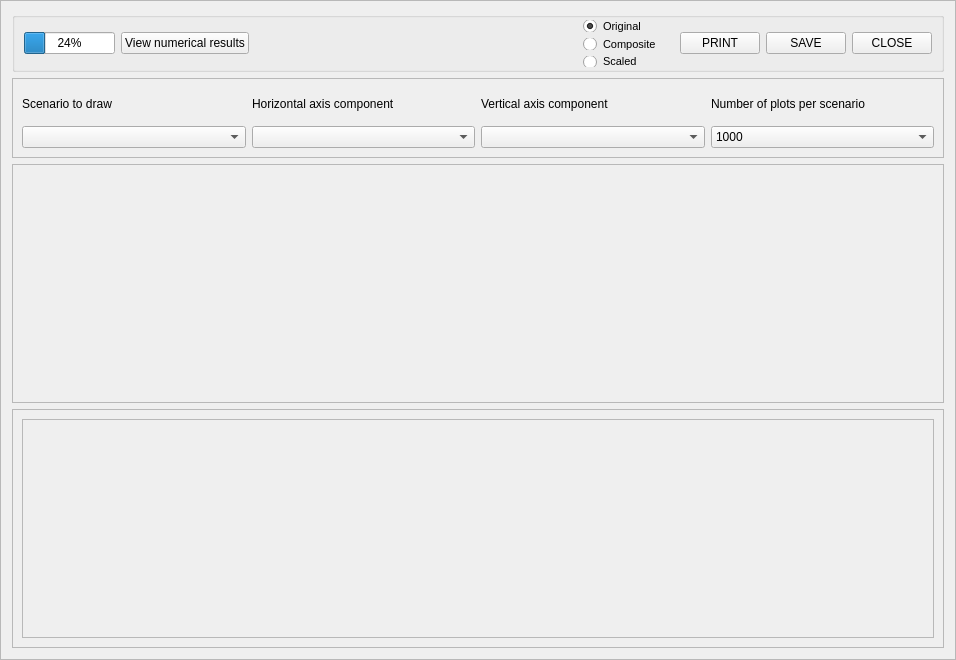
<?xml version="1.0" encoding="UTF-8"?>
<ui version="4.0">
 <class>Frame</class>
 <widget class="QFrame" name="Frame">
  <property name="geometry">
   <rect>
    <x>0</x>
    <y>0</y>
    <width>956</width>
    <height>660</height>
   </rect>
  </property>
  <property name="windowTitle">
   <string>Frame</string>
  </property>
  <property name="frameShape">
   <enum>QFrame::StyledPanel</enum>
  </property>
  <property name="frameShadow">
   <enum>QFrame::Raised</enum>
  </property>
  <layout class="QVBoxLayout" name="verticalLayout">
   <item>
    <widget class="QGroupBox" name="groupBox">
     <property name="sizePolicy">
      <sizepolicy hsizetype="Preferred" vsizetype="Fixed">
       <horstretch>0</horstretch>
       <verstretch>0</verstretch>
      </sizepolicy>
     </property>
     <property name="minimumSize">
      <size>
       <width>0</width>
       <height>60</height>
      </size>
     </property>
     <property name="maximumSize">
      <size>
       <width>16777215</width>
       <height>60</height>
      </size>
     </property>
     <property name="title">
      <string/>
     </property>
     <layout class="QHBoxLayout" name="horizontalLayout">
      <property name="topMargin">
       <number>2</number>
      </property>
      <property name="bottomMargin">
       <number>2</number>
      </property>
      <item>
       <widget class="QProgressBar" name="ACProgress">
        <property name="value">
         <number>24</number>
        </property>
       </widget>
      </item>
      <item>
       <widget class="QPushButton" name="viewLocateButton">
        <property name="text">
         <string>View numerical results</string>
        </property>
       </widget>
      </item>
      <item>
       <spacer name="horizontalSpacer_2">
        <property name="orientation">
         <enum>Qt::Horizontal</enum>
        </property>
        <property name="sizeHint" stdset="0">
         <size>
          <width>200</width>
          <height>20</height>
         </size>
        </property>
       </spacer>
      </item>
      <item>
       <widget class="QLabel" name="analysisNameLabel">
        <property name="font">
         <font>
          <pointsize>11</pointsize>
          <weight>75</weight>
          <bold>true</bold>
         </font>
        </property>
        <property name="text">
         <string/>
        </property>
       </widget>
      </item>
      <item>
       <spacer name="horizontalSpacer">
        <property name="orientation">
         <enum>Qt::Horizontal</enum>
        </property>
        <property name="sizeHint" stdset="0">
         <size>
          <width>400</width>
          <height>20</height>
         </size>
        </property>
       </spacer>
      </item>
      <item>
       <widget class="QFrame" name="parameterChoiceFrame">
        <property name="minimumSize">
         <size>
          <width>100</width>
          <height>0</height>
         </size>
        </property>
        <property name="maximumSize">
         <size>
          <width>100</width>
          <height>16777215</height>
         </size>
        </property>
        <property name="frameShape">
         <enum>QFrame::NoFrame</enum>
        </property>
        <property name="frameShadow">
         <enum>QFrame::Raised</enum>
        </property>
        <layout class="QVBoxLayout" name="verticalLayout_5">
         <property name="topMargin">
          <number>0</number>
         </property>
         <property name="bottomMargin">
          <number>0</number>
         </property>
         <item>
          <widget class="QRadioButton" name="oRadio">
           <property name="font">
            <font>
             <pointsize>8</pointsize>
            </font>
           </property>
           <property name="text">
            <string>Original</string>
           </property>
           <property name="checked">
            <bool>true</bool>
           </property>
          </widget>
         </item>
         <item>
          <widget class="QRadioButton" name="cRadio">
           <property name="font">
            <font>
             <pointsize>8</pointsize>
            </font>
           </property>
           <property name="text">
            <string>Composite</string>
           </property>
          </widget>
         </item>
         <item>
          <widget class="QRadioButton" name="sRadio">
           <property name="font">
            <font>
             <pointsize>8</pointsize>
            </font>
           </property>
           <property name="text">
            <string>Scaled</string>
           </property>
          </widget>
         </item>
        </layout>
       </widget>
      </item>
      <item>
       <widget class="QPushButton" name="printButton">
        <property name="text">
         <string>PRINT</string>
        </property>
       </widget>
      </item>
      <item>
       <widget class="QPushButton" name="savePicturesButton">
        <property name="text">
         <string>SAVE</string>
        </property>
       </widget>
      </item>
      <item>
       <widget class="QPushButton" name="closeButton">
        <property name="text">
         <string>CLOSE</string>
        </property>
       </widget>
      </item>
     </layout>
    </widget>
   </item>
   <item>
    <widget class="QFrame" name="PCAFrame">
     <property name="minimumSize">
      <size>
       <width>0</width>
       <height>80</height>
      </size>
     </property>
     <property name="maximumSize">
      <size>
       <width>16777215</width>
       <height>80</height>
      </size>
     </property>
     <property name="frameShape">
      <enum>QFrame::StyledPanel</enum>
     </property>
     <property name="frameShadow">
      <enum>QFrame::Raised</enum>
     </property>
     <layout class="QGridLayout" name="gridLayout_2">
      <item row="0" column="0">
       <widget class="QLabel" name="scenarioToDrawLabel">
        <property name="text">
         <string>Scenario to draw</string>
        </property>
       </widget>
      </item>
      <item row="0" column="1">
       <widget class="QLabel" name="hAxisToDrawLabel">
        <property name="text">
         <string>Horizontal axis component</string>
        </property>
       </widget>
      </item>
      <item row="0" column="3">
       <widget class="QLabel" name="nbPlotToDrawLabel">
        <property name="text">
         <string>Number of plots per scenario</string>
        </property>
       </widget>
      </item>
      <item row="1" column="0">
       <widget class="QComboBox" name="scCombo"/>
      </item>
      <item row="1" column="1">
       <widget class="QComboBox" name="compoHCombo"/>
      </item>
      <item row="1" column="3">
       <widget class="QComboBox" name="nbpCombo">
        <item>
         <property name="text">
          <string>1000</string>
         </property>
        </item>
        <item>
         <property name="text">
          <string>2000</string>
         </property>
        </item>
        <item>
         <property name="text">
          <string>5000</string>
         </property>
        </item>
        <item>
         <property name="text">
          <string>10000</string>
         </property>
        </item>
        <item>
         <property name="text">
          <string>50000</string>
         </property>
        </item>
       </widget>
      </item>
      <item row="0" column="2">
       <widget class="QLabel" name="vAxisToDrawLabel">
        <property name="text">
         <string>Vertical axis component</string>
        </property>
       </widget>
      </item>
      <item row="1" column="2">
       <widget class="QComboBox" name="compoVCombo"/>
      </item>
     </layout>
    </widget>
   </item>
   <item>
    <widget class="QScrollArea" name="scrollArea">
     <property name="widgetResizable">
      <bool>true</bool>
     </property>
     <widget class="QWidget" name="scrollAreaWidgetContents">
      <property name="geometry">
       <rect>
        <x>0</x>
        <y>0</y>
        <width>930</width>
        <height>236</height>
       </rect>
      </property>
      <layout class="QVBoxLayout" name="verticalLayout_2">
       <item>
        <layout class="QHBoxLayout" name="horizontalLayout_2"/>
       </item>
       <item>
        <layout class="QHBoxLayout" name="horizontalLayout_3"/>
       </item>
      </layout>
     </widget>
    </widget>
   </item>
   <item>
    <widget class="QScrollArea" name="PCAScroll">
     <property name="widgetResizable">
      <bool>true</bool>
     </property>
     <widget class="QWidget" name="scrollAreaWidgetContents_2">
      <property name="geometry">
       <rect>
        <x>0</x>
        <y>0</y>
        <width>930</width>
        <height>236</height>
       </rect>
      </property>
      <layout class="QVBoxLayout" name="verticalLayout_4">
       <item>
        <widget class="QFrame" name="PCAGraphFrame">
         <property name="frameShape">
          <enum>QFrame::StyledPanel</enum>
         </property>
         <property name="frameShadow">
          <enum>QFrame::Raised</enum>
         </property>
         <layout class="QVBoxLayout" name="verticalLayout_3"/>
        </widget>
       </item>
      </layout>
     </widget>
    </widget>
   </item>
  </layout>
 </widget>
 <resources/>
 <connections/>
</ui>
